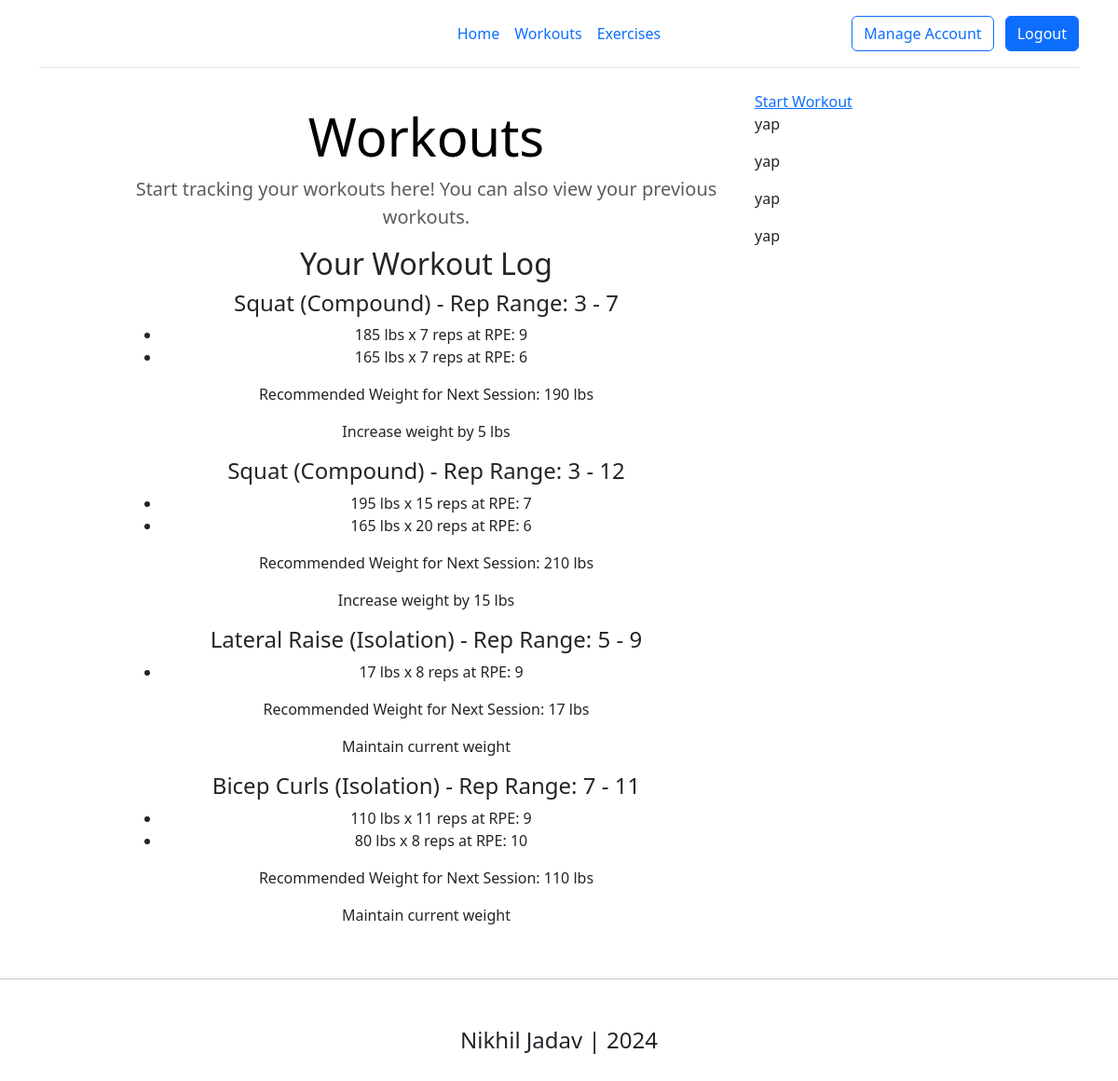
The page /workoutLogger/home/ (signed in) on the database its author committed.
### workoutLogger/models.py (models this page shows, shortened)
class Exercise(models.Model):
    TYPE_CHOICES = [('compound', "Compound"), ('isolation', 'Isolation'),]
    name                    = models.CharField(max_length=100,  null=True, blank=True)
    type                    = models.CharField(max_length=10, choices=TYPE_CHOICES)
    upperRange              = models.IntegerField(null=True, blank=True)
    lowerRange              = models.IntegerField(null=True, blank=True)
    user = models.ForeignKey(settings.AUTH_USER_MODEL, on_delete=models.CASCADE, related_name='exercises', null=True, blank=True)
    recWeight               = models.IntegerField(default=0, null=True, blank=True)
    def __str__(self):
        return f'{self.name} ({self.get_type_display()}) - Rep Range: {self.lowerRange} - {self.upperRange}'

class Set(models.Model):
    exercises               = models.ForeignKey(Exercise, related_name='sets', on_delete=models.CASCADE)
    weight                  = models.IntegerField()
    reps                    = models.IntegerField()
    RPE                     = models.IntegerField(validators=[MinValueValidator(1), MaxValueValidator(10)], null=True, blank=True)

### workoutLogger/views.py (the view)
# urls.py: path('home/', workout_log_home, name="workoutLogHome"),
def workout_log_home(request):
    exercises = Exercise.objects.filter(user=request.user).prefetch_related('sets')
    if not exercises.exists():
        messages.info(request, 'No exercises found. Start by logging your first workout!')
    else:
        print(f'Exercises: {exercises}')  # For debugging in the console
    for exercise in exercises:
        exercise.recWeight, recommendation = calculate_recommended_weight(exercise)
        exercise.recommendation = recommendation
    context = {
        'exercises': exercises,
    }
    return render(request, "workoutLogger/workout_log_home.html", context)

### workoutLogger/templates/workoutLogger/workout_log_home.html (shortened to what this page needs)
{% extends 'base.html' %}
{% block content %}
<div class="container">
    <div class="row">
        <div class="left-column col-lg-7 offset-lg-1">
            <div class="pricing-header p-3 pb-md-4 mx-auto text-center">
                <h1 class="display-4 fw-normal text-body-emphasis">Workouts</h1>
                <p class="fs-5 text-body-secondary">Start tracking your workouts here! You can also view your previous workouts.</p>
                <p class="fs-5 text-body-secondary">
                      <h2>Your Workout Log</h2>
                      {% for exercise in exercises %}
                        <div class="exercise">
                          <h4>{{ exercise.name }} ({{ exercise.get_type_display }}) - Rep Range: {{ exercise.lowerRange }} - {{ exercise.upperRange }}</h3>
                          <ul>
                            {% for set in exercise.sets.all %}
                              <li>{{ set.weight }} lbs x {{ set.reps }} reps at RPE: {{ set.RPE }} </li>
                            {% endfor %}
                          </ul>
                          <p>Recommended Weight for Next Session: {{ exercise.recWeight }} lbs</p>
                          <p>{{ exercise.recommendation }}</p>
                        </div>
                      {% empty %}
                        <p>No exercises found. Start by logging your first workout!</p>
                      {% endfor %}
                </p>
            </div>
        </div>
        <div class="right-column col-lg-3 d-lg-flex d-none flex-column">
            <div class="create-post-bar">
                <a href="{% url 'workoutLogger:createLog' %}">Start Workout</a>
                <p>yap</p>
                <p>yap</p>
                <p>yap</p>
                <p>yap</p>
            </div>
        </div>
    </div>
</div>
{% endblock content %}

### workoutLogger/templates/workoutLogger/workout_log_home.html (style rules this page uses)
@media (min-width: 768px) { .right-column { margin-left: 20px; } }
.create-post-bar { background-color: #fff; margin-bottom:20px; }
.left-column { padding:0px; }
.right-column { padding:0px; }

### rows shown on the page
Exercise: name "Squat", type "Compound", lowerRange "3", upperRange "7", recWeight "190", recommendation "Increase weight by 5 lbs"
Set: weight "185", reps "7", RPE "9"
Set: weight "165", reps "7", RPE "6"
Exercise: name "Squat", type "Compound", lowerRange "3", upperRange "12", recWeight "210", recommendation "Increase weight by 15 lbs"
Set: weight "195", reps "15", RPE "7"
Set: weight "165", reps "20", RPE "6"
Exercise: name "Lateral Raise", type "Isolation", lowerRange "5", upperRange "9", recWeight "17", recommendation "Maintain current weight"
Set: weight "17", reps "8", RPE "9"
Exercise: name "Bicep Curls", type "Isolation", lowerRange "7", upperRange "11", recWeight "110", recommendation "Maintain current weight"
Set: weight "110", reps "11", RPE "9"
Set: weight "80", reps "8", RPE "10"
